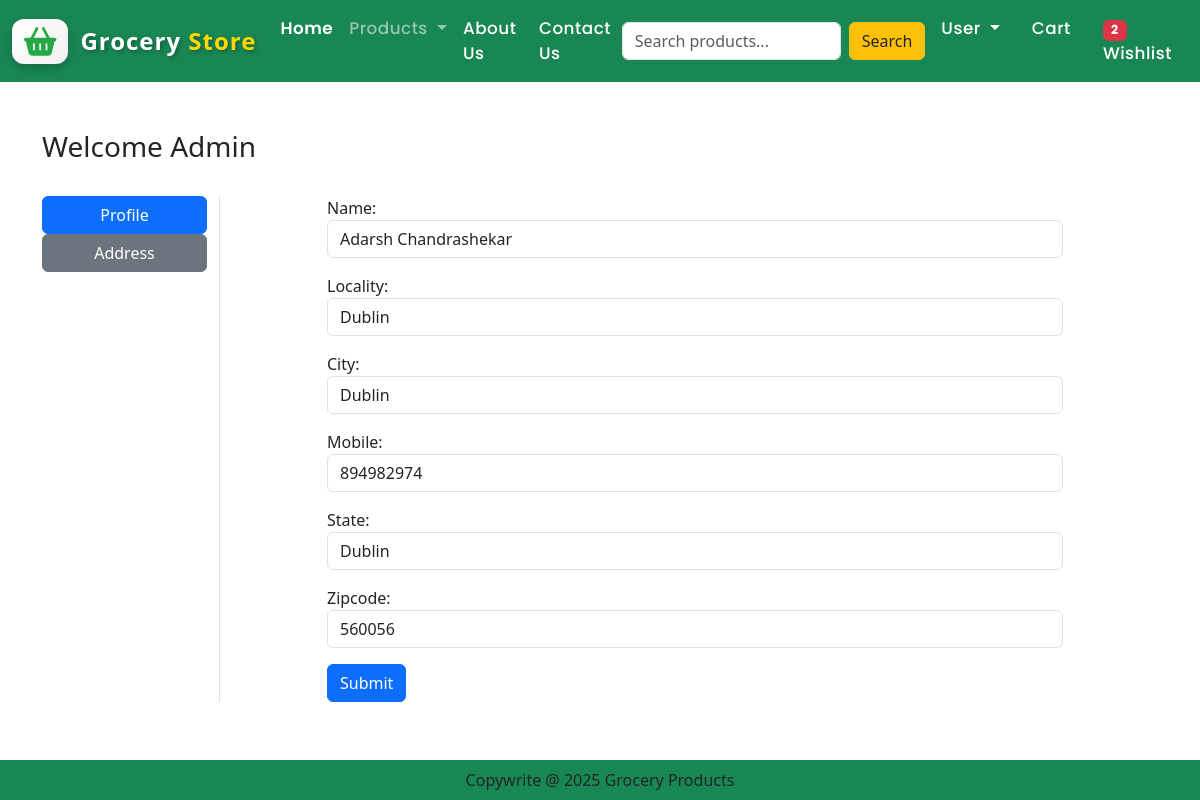
Screenshot of /profile/ (signed in) with the database file from the repository.
### app/models.py (models this page shows, shortened)
class Customer(models.Model):
    user = models.ForeignKey(User,on_delete=models.CASCADE)
    name = models.CharField(max_length=200)
    locality = models.CharField(max_length=200)
    city = models.CharField(max_length=50)
    mobile = models.IntegerField(default=0)
    zipcode = models.IntegerField()
    state = models.CharField(choices=STATE_CHOICES,max_length=100)

### app/views.py (the view, shortened to what this page needs)
# urls.py: path('profile/', views.ProfileView.as_view(), name='profile'),
class ProfileView(View):
    def dispatch(self, request, *args, **kwargs):
        totalitem = 0
        if request.user.is_authenticated:
            totalitem = len(Cart.objects.filter(user=request.user))
        if not request.user.is_authenticated:
            return redirect('login')
        return super().dispatch(request, *args, **kwargs)
    def get(self, request):
        try:
            customer = Customer.objects.get(user=request.user)
            form = CustomerProfileForm(instance=customer)
        except Customer.DoesNotExist:
            form = CustomerProfileForm()
        return render(request, 'app/profile.html', {'form': form})

### app/forms.py
class CustomerProfileForm(forms.ModelForm):
    class Meta:
        model = Customer
        fields = ['name', 'locality', 'city', 'mobile', 'zipcode', 'state']
        widgets = {
            'name': forms.TextInput(attrs={'class': 'form-control'}),
            'locality': forms.TextInput(attrs={'class': 'form-control'}),
            'city': forms.TextInput(attrs={'class': 'form-control'}),
            'mobile': forms.NumberInput(attrs={'class': 'form-control'}),
            'zipcode': forms.NumberInput(attrs={'class': 'form-control'}),
            'state': forms.Select(attrs={'class': 'form-control'}),
        }

### app/context_processors.py (called while the page is built)
def cart_wishlist_count(request):
    totalitem = 0
    wishitem = 0
    if request.user.is_authenticated:
        totalitem = Cart.objects.filter(user=request.user).count()
        wishitem = Wishlist.objects.filter(user=request.user).count()
    return {
        'totalitem': totalitem,
        'wishitem': wishitem,
    }

### app/templates/app/profile.html (shortened to what this page needs)
{% extends 'app/base.html' %}
{% load static %}
{% block main-content %}
<div class="container my-5">
    <div class="row mb-4">
        <h3>Welcome <span class='text-capitalize'>{{request.user}}</span></h3>
    </div>
    <div class="row">
        <div class="col-sm-2 border-end">
            <ul class="list-unstyled">
                <li class="d-grid"><a href="{% url 'profile' %}" class="btn btn-primary">Profile</a></li>
                <li class="d-grid"><a href="{% url 'address' %}" class="btn btn-secondary">Address</a></li>
            </ul>
        </div>
        <div class="col-sm-8 offset-sm-1">
            <form action="" method="post">
                <div class="mb-3">
                    {{form.name.label_tag}} {{form.name}}
                </div>
                <div class="mb-3">
                    {{form.locality.label_tag}} {{form.locality}}
                </div>
                <div class="mb-3">
                    {{form.city.label_tag}} {{form.city}}
                </div>
                <div class="mb-3">
                    {{form.mobile.label_tag}} {{form.mobile}}
                </div>
                <div class="mb-3">
                    {{form.state.label_tag}}
                    {{form.state}}
                </div>
                <div class="mb-3">
                    {{form.zipcode.label_tag}} {{form.zipcode}}
                </div>
                <div class="col-12 mt-3">
                    <button type="submit" class="btn btn-primary">Submit</button>
                </div>
            </form>
        </div>
    </div>
</div>
{% endblock main-content %}

### rows the page displays
Customer: name "Adarsh Chandrashekar", locality "Dublin", city "Dublin", mobile "894982974", state "Dublin", zipcode "560056"

### other values shown
{{ wishitem }} "2"
{{ request.user }} "Admin"
